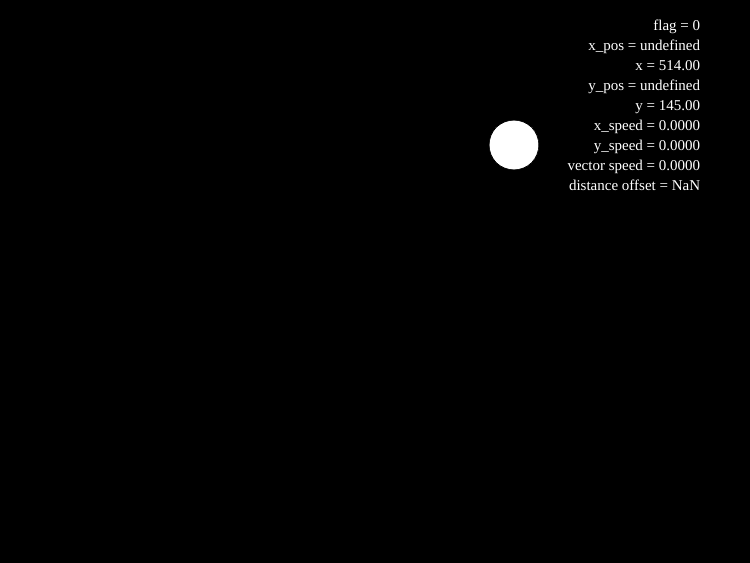
Frame 1 (no input)
Frame 60 (no input): identical to frame 1, image omitted
Frame 120 (the mouse pressed at the canvas centre since frame 60): identical to frame 1, image omitted

The p5.js sketch that drew this single still picture (run headless with seeded random() and noise() and a simulated clock; from frame 60 on, the mouse is pressed at the canvas centre):

// p5.js sketch
// ── sketch.js
let x, y; //starting point
let radius = 50;
let z = 0;
let flag = 0;
let x_pos, y_pos; //destination
let base_speed = 5;
let x_speed = 0;
let y_speed = 0;

function setup() {
  createCanvas(750, 563);
  x = random(radius, width - radius);
  x = parseInt(x);
  y = random(radius, height - radius);
  y = parseInt(y);
  fill(255);

}

function draw() {
  background(0);
  circle(x, y, radius);

  /*if (mouseIsPressed) {     
    //same as mouseClicked just that destination
    //coordinates trail the mouse when dragged
    //as mouseIsPressed = 1 when dragged as well
  }*/

  stroke(255);
  line(x, y, x_pos, y_pos);

  if (dist(x, y, x_pos, y_pos) != 0 && flag == 1)
    move();

  if (dist(x, y, x_pos, y_pos).toFixed() == 0)
    flag = 0;

  readings();

}

function readings() {
  textSize(15);
  textFont('Consolas');
  textAlign(RIGHT);

  if (dist(x, y, x_pos, y_pos).toFixed() == 0)
    stroke(200, 0, 0);
  else
    stroke(0);

  text(`flag = ${flag}`, width - 50, 30);
  text(`x_pos = ${x_pos}`, width - 50, 50);
  text(`x = ${x.toFixed(2)}`, width - 50, 70);
  text(`y_pos = ${y_pos}`, width - 50, 90);
  text(`y = ${y.toFixed(2)}`, width - 50, 110);
  text(`x_speed = ${x_speed.toFixed(4)}`, width - 50, 130);
  text(`y_speed = ${y_speed.toFixed(4)}`, width - 50, 150);
  let v, v_speed;
  v = (x_speed ** 2) + (y_speed ** 2); //sum of square of speeds
  v_speed = v ** 0.5; //same as Math.sqrt()  
  text(`vector speed = ${v_speed.toFixed(4)}`, width - 50, 170);
  text(`distance offset = ${dist(x, y, x_pos, y_pos).toFixed(4)}`, width - 50, 190);

}

function move() {
  if (x < x_pos)
    x += x_speed;
  if (x > x_pos)
    x -= x_speed;
  if (y < y_pos)
    y += y_speed;
  if (y > y_pos)
    y -= y_speed;
}

function mouseClicked() {
  flag = 1;
  x_pos = mouseX;
  y_pos = mouseY;
  x_speed = base_speed;
  //y_speed = x_speed*(dist(0, y, 0, y_pos))/((dist(x, 0, x_pos, 0)));
  let y_dist = parseInt(dist(0, y, 0, y_pos));
  let x_dist = parseInt(dist(x, 0, x_pos, 0));
  y_speed = x_speed * (y_dist) / (x_dist);
  //y_speed = parseInt(y_speed);
  if (y_speed > x_speed) {
    y_speed = base_speed;
    x_speed = y_speed * (x_dist) / (y_dist);
  }
}
